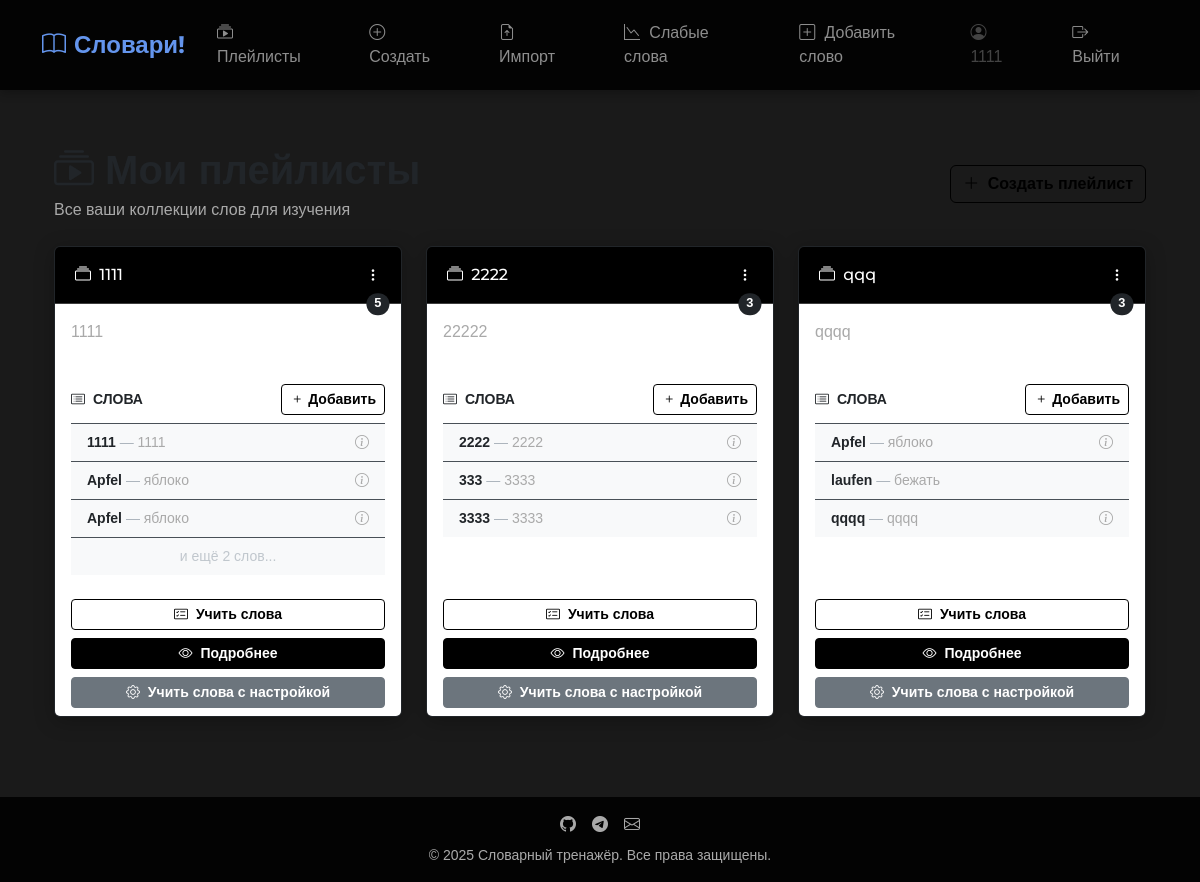
Page /playlists/ (signed in) on the committed database.
### playlist/models.py (models this page shows, shortened)
class Playlist(models.Model):
    user = models.ForeignKey(User, on_delete=models.CASCADE, related_name='playlists')
    title = models.CharField(max_length=255)
    description = models.TextField(blank=True)
    created_at = models.DateTimeField(auto_now_add=True)
    last_reviewed_at = models.DateTimeField(null=True, blank=True)

class Word(models.Model):
    word = models.CharField(max_length=100)
    translation = models.CharField(max_length=255)
    details = models.TextField(help_text="Подробная информация о слове")
    context = models.TextField(help_text="Слово в контексте")
    playlists = models.ForeignKey(Playlist, on_delete=models.CASCADE, related_name='words')

### playlist/views.py (the view)
# urls.py: path('playlists/', views.playlist_list, name='playlist_list'),
@login_required
def playlist_list(request):
    playlists = Playlist.objects.filter(user=request.user)
    return render(request, 'playlist/playlist_list.html', {'playlists': playlists})

### playlist/templates/playlist/playlist_list.html (shortened to what this page needs)
{% extends "base.html" %}
{% load static %}
{% block content %}
<div class="container py-4">
    <div class="d-flex justify-content-between align-items-center mb-4">
        <div>
            <h1 class="mb-1 text-dark">
                <i class="bi bi-collection-play"></i> Мои плейлисты
            </h1>
            <p class="text-secondary mb-0">Все ваши коллекции слов для изучения</p>
        </div>
        <a href="{% url 'create_playlist' %}" class="btn btn-outline-dark fw-semibold">
            <i class="bi bi-plus-lg me-1"></i> Создать плейлист
        </a>
    </div>
    {% if not playlists %}
    <div class="card border border-dark bg-white">
        <div class="card-body text-center py-5">
            <i class="bi bi-collection" style="font-size: 3rem; color: #000;"></i>
            <h3 class="h5 mt-3 text-dark">Плейлистов пока нет</h3>
            <p class="text-secondary">Создайте свой первый плейлист для изучения слов</p>
            <a href="{% url 'create_playlist' %}" class="btn btn-outline-dark fw-semibold px-4">
                <i class="bi bi-plus-lg me-1"></i> Создать плейлист
            </a>
        </div>
    </div>
    {% else %}
    <div class="row row-cols-1 row-cols-md-2 row-cols-lg-3 g-4">
        {% for playlist in playlists %}
        <div class="col">
            <div class="card h-100 border border-dark">
                <div class="card-header bg-black text-white d-flex justify-content-between align-items-center">
                    <h2 class="h6 mb-0 text-truncate" title="{{ playlist.title }}">
                        <i class="bi bi-collection me-1"></i> {{ playlist.title }}
                    </h2>
                    <div class="dropdown">
                        <button class="btn btn-sm btn-link text-white dropdown-toggle p-0" type="button"
                                id="dropdownMenuButton{{ forloop.counter }}" data-bs-toggle="dropdown" aria-expanded="false">
                            <i class="bi bi-three-dots-vertical"></i>
                        </button>
                    </div>
                </div>
                <div class="card-body bg-white position-relative">
                    <span class="position-absolute top-0 end-0 translate-middle badge rounded-pill bg-dark text-white px-2" style="font-size: 0.8rem;">
                        {{ playlist.words.count }}
                    </span>
                    <p class="card-text text-secondary mb-3" style="min-height: 3rem;">
                        {{ playlist.description|default:"Описание отсутствует"|truncatechars:100 }}
                    </p>
                    <div>
                        <div class="d-flex justify-content-between align-items-center mb-2">
                            <h3 class="h6 mb-0 text-uppercase small fw-bold text-dark">
                                <i class="bi bi-card-list me-1"></i> Слова
                            </h3>
                            <a href="{% url 'create_word' %}?playlist={{ playlist.id }}" class="btn btn-sm btn-outline-dark fw-semibold">
                                <i class="bi bi-plus"></i> Добавить
                            </a>
                        </div>
                        <div class="list-group list-group-flush border-top">
                            {% for word in playlist.words.all|slice:":3" %}
                            <div class="list-group-item small py-2 d-flex justify-content-between bg-light">
                                <div>
                                    <strong class="text-dark">{{ word.word }}</strong> — <span class="text-secondary">{{ word.translation }}</span>
                                </div>
                                {% if word.details or word.context %}
                                <i class="bi bi-info-circle text-secondary" title="Есть дополнительная информация"></i>
                                {% endif %}
                            </div>
                            {% endfor %}
                            {% if playlist.words.count > 3 %}
                            <div class="list-group-item small text-center py-2 text-muted bg-light">
                                и ещё {{ playlist.words.count|add:"-3" }} слов...
                            </div>
                            {% endif %}
                        </div>
                    </div>
                </div>
                    <div class="card-footer bg-white border-top-0 pt-2">
                        <div class="d-grid gap-2">
                            <a href="{% url 'flashcards' playlist.id %}" class="btn btn-outline-dark btn-sm fw-semibold">
                                <i class="bi bi-card-checklist me-1"></i> Учить слова
                            </a>
                            <a href="{% url 'playlist_detail' playlist.id %}" class="btn btn-dark btn-sm fw-semibold">
                                <i class="bi bi-eye me-1"></i> Подробнее
                            </a>
                            <a href="{% url 'flashcards_settings_mediator' playlist.id %}" class="btn btn-secondary btn-sm fw-semibold">
                                <i class="bi bi-gear me-1"></i> Учить слова с настройкой
                            </a>
                        </div>
                    </div>
            </div>
        </div>
        {% endfor %}
    </div>
    {% endif %}
</div>
{% endblock %}

### templates/base.html (shortened to what this page needs)
{% load static %}
<!DOCTYPE html>
<html lang="ru" data-bs-theme="dark">
<head>
    <link href="https://cdn.jsdelivr.net/npm/bootstrap@5.3.0/dist/css/bootstrap.min.css" rel="stylesheet">
    <link rel="stylesheet" href="https://cdn.jsdelivr.net/npm/bootstrap-icons@1.10.0/font/bootstrap-icons.css">
    <link rel="stylesheet" href="{% static 'css/base.css' %}">
</head>
<body>
    <nav class="navbar navbar-expand-lg navbar-dark">
        <div class="container">
            <a class="navbar-brand d-flex align-items-center" href="{% url 'playlist_list' %}">
                <i class="bi bi-book me-2"></i>Словари!
            </a>
            <div class="collapse navbar-collapse" id="navbarNav">
                <ul class="navbar-nav me-auto">
                    <li class="nav-item">
                        <a class="nav-link" href="{% url 'playlist_list' %}">
                            <i class="bi bi-collection-play"></i> Плейлисты
                        </a>
                    </li>
                    <li class="nav-item">
                        <a class="nav-link" href="{% url 'create_playlist' %}">
                            <i class="bi bi-plus-circle"></i> Создать
                        </a>
                    </li>
                    <li class="nav-item">
                        <a class="nav-link" href="{% url 'bulk_upload_words' %}">
                            <i class="bi bi-file-earmark-arrow-up"></i> Импорт
                        </a>
                    </li>
                    <li class="nav-item">
                        <a class="nav-link" href="{% url 'weak_words_game' %}">
                            <i class="bi bi-graph-down"></i> Слабые слова
                        </a>
                    </li>
                    <li class="nav-item">
                        <a class="nav-link" href="{% url 'create_word' %}">
                            <i class="bi bi-plus-square"></i> Добавить слово
                        </a>
                    </li>
                </ul>
                <ul class="navbar-nav ms-auto">
                    {% if user.is_authenticated %}
                        <li class="nav-item">
                            <span class="nav-link disabled"><i class="bi bi-person-circle"></i> {{ user.username }}</span>
                        </li>
                        <li class="nav-item">
                            <a class="nav-link" href="{% url 'logout' %}"><i class="bi bi-box-arrow-right"></i> Выйти</a>
                        </li>
                    {% endif %}
                </ul>
            </div>
        </div>
    </nav>
    <main class="container flex-grow-1 mb-4 fade-in">
        {% block content %}{% endblock %}
    </main>
    <footer class="py-3 mt-auto">
        <div class="container text-center">
            <div class="d-flex justify-content-center mb-2">
                <a href="#" class="text-secondary mx-2"><i class="bi bi-github"></i></a>
                <a href="#" class="text-secondary mx-2"><i class="bi bi-telegram"></i></a>
                <a href="#" class="text-secondary mx-2"><i class="bi bi-envelope"></i></a>
            </div>
            <p class="mb-0 small">&copy; 2025 Словарный тренажёр. Все права защищены.</p>
        </div>
    </footer>
</body>
</html>

### static/css/base.css (style rules this page uses)
body { font-family: Arial, sans-serif; margin: 0; padding: 0; background: #fafafa; }
nav { background: #333; color: white; padding: 10px; }
nav ul { list-style: none; display: flex; gap: 15px; }
nav ul li a { color: white; text-decoration: none; }
footer { text-align: center; padding: 20px; background: #eee; margin-top: 40px; }

### templates/base.html (style rules this page uses)
:root { --bs-body-bg: #1a1a1a; --bs-dark-bg: #121212; --bs-primary-rgb: 100, 149, 237; --bs-secondary-rgb: 169, 169, 169; --bs-body-font-family: 'Roboto', sans-serif; --bs-heading-font-family: 'Montserrat', sans-serif; }
body { background-color: var(--bs-body-bg); color: #e0e0e0; display: flex; flex-direction: column; min-height: 100vh; }
.navbar { background-color: rgba(0, 0, 0, 0.85) !important; backdrop-filter: blur(10px); box-shadow: 0 2px 10px rgba(0, 0, 0, 0.3); padding: 0.8rem 0; }
.navbar-brand { font-family: var(--bs-heading-font-family); font-weight: 700; font-size: 1.5rem; color: cornflowerblue !important; }
.nav-link { font-weight: 500; padding: 0.5rem 1rem !important; border-radius: 0.5rem; transition: all 0.3s ease; }
.nav-link i { margin-right: 0.3rem; }
main { padding-top: 2rem; padding-bottom: 2rem; }
.card { background-color: #2d2d2d; border: none; border-radius: 0.75rem; box-shadow: 0 4px 20px rgba(0, 0, 0, 0.25); transition: transform 0.3s ease, box-shadow 0.3s ease; }
.card-header { background-color: #252525; border-bottom: 1px solid #3d3d3d; }
footer { background-color: rgba(0, 0, 0, 0.85); backdrop-filter: blur(10px); color: #aaa; padding: 1.5rem 0; margin-top: auto; }
h1, h2, h3, h4, h5, h6 { font-family: var(--bs-heading-font-family); font-weight: 600; color: #f0f0f0; }
.fade-in { animation: fadeIn 0.5s ease-out forwards; }

### playlist/templates/playlist/playlist_list.html (style rules this page uses)
.card { border-radius: 6px; transition: background-color 0.2s ease; }
.card-header { padding: 1rem 1.25rem; }
.btn-outline-dark { border-color: #000; color: #000; transition: background-color 0.2s ease, color 0.2s ease; }
.btn-dark { background-color: #000; border-color: #000; color: #fff; transition: background-color 0.2s ease; }
.list-group-item { border-left: none; border-right: none; border-top: 1px solid #e0e0e0; background-color: #fff; transition: background-color 0.15s ease; }
.dropdown-toggle::after { display: none; }

### rows in the picture
Playlist: title "1111", words.count "5", description "1111", words.count|add "2"
Word: word "1111", translation "1111"
Word: word "Apfel", translation "яблоко"
Word: word "Apfel", translation "яблоко"
Playlist: title "2222", words.count "3", description "22222"
Word: word "2222", translation "2222"
Word: word "333", translation "3333"
Word: word "3333", translation "3333"
Playlist: title "qqq", words.count "3", description "qqqq"
Word: word "Apfel", translation "яблоко"
Word: word "laufen", translation "бежать"
Word: word "qqqq", translation "qqqq"

### other values in the picture
{{ user.username }} "1111"
